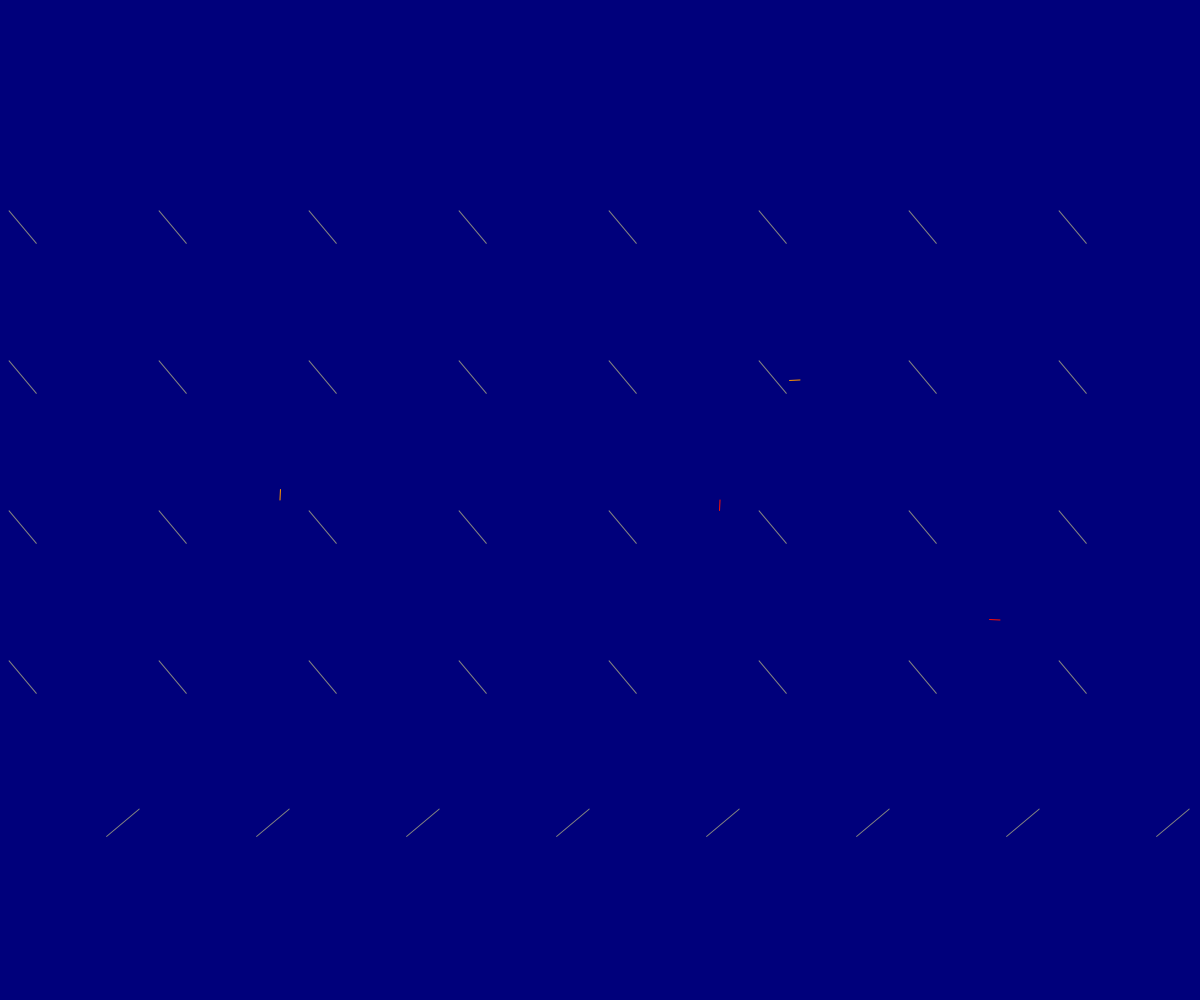
Frame 1 (no input)
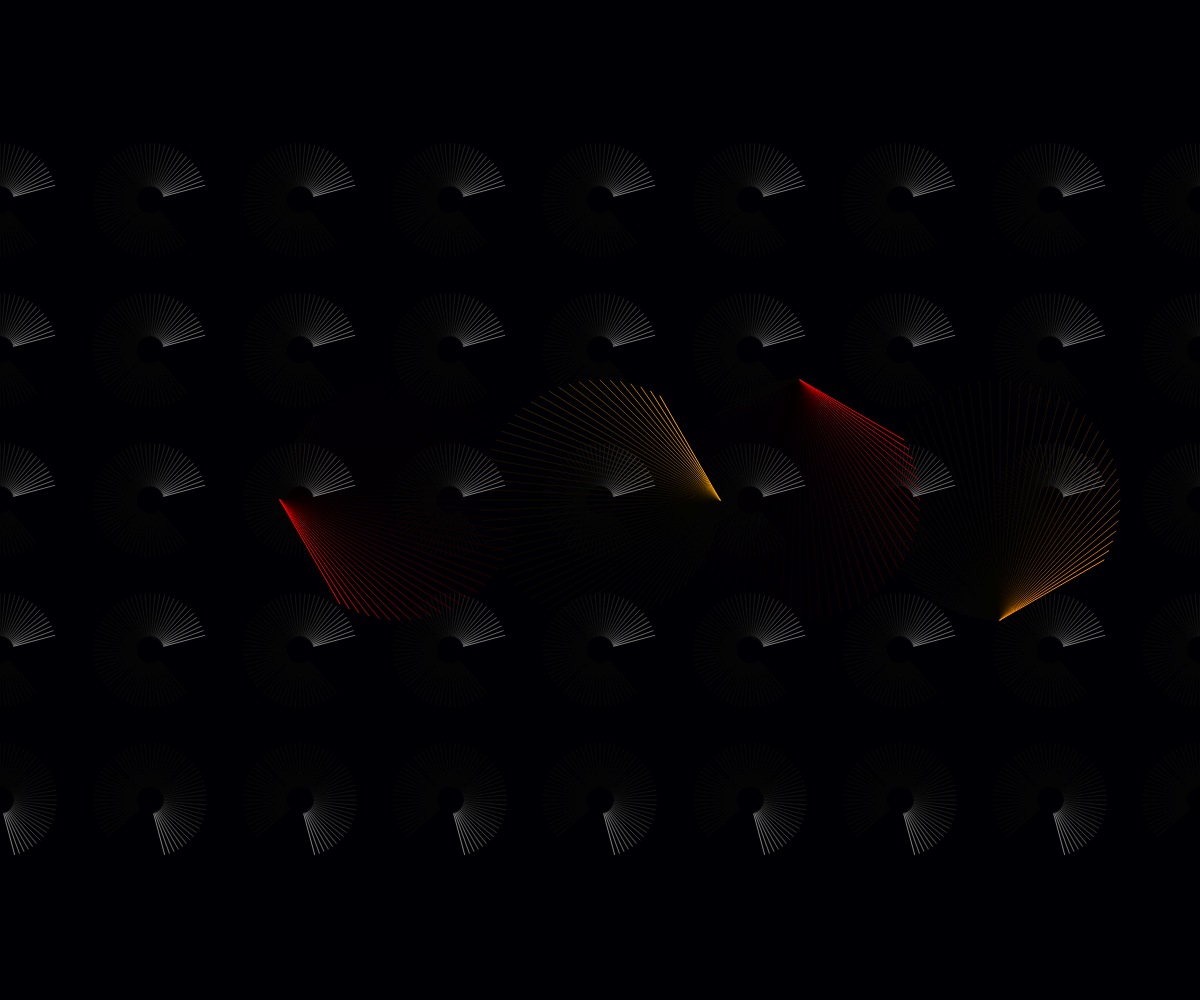
Frame 60 (no input)
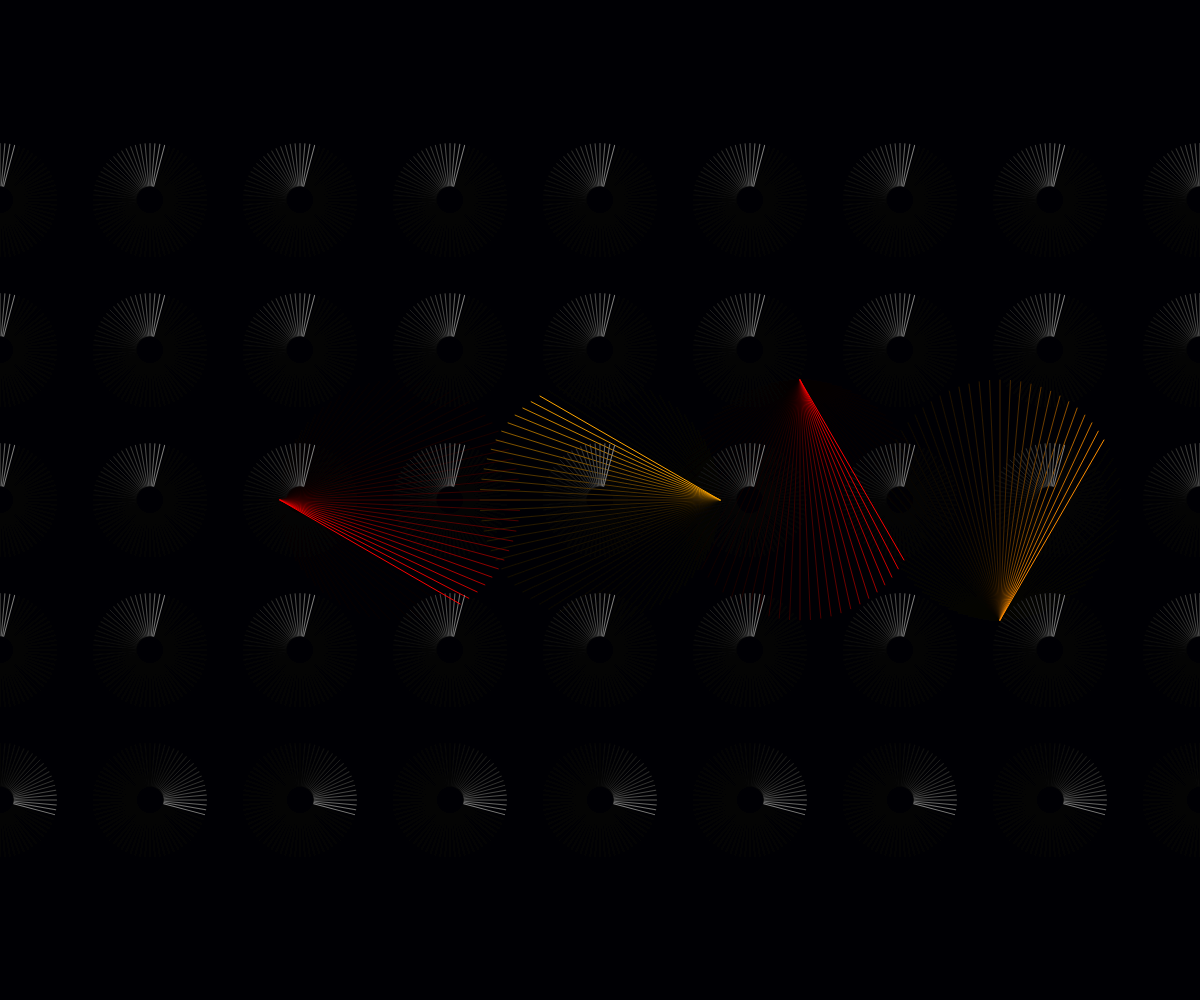
Frame 120 (the mouse pressed at the canvas centre since frame 60)

The p5.js sketch that drew these frames (run headless with seeded random() and noise() and a simulated clock; from frame 60 on, the mouse is pressed at the canvas centre):

// p5.js sketch
// ── sketch.js
function preload(){
  // put preload code here
}

function setup() {
  // put setup code here
  createCanvas(windowWidth,windowHeight);
 angleMode(DEGREES);
 frameRate(30);
 background("darkblue");
 translate(400,height/2)




}

function draw() {
  // put drawing code here

background(000,0,0,30)
  translate(400,height/2)
push()
 stroke(lerpColor(color('orange'), color('red'),frameCount/10));
 line(-width/10,0,-(cos (frameCount*5)*width/10), -(sin (frameCount*5)*width/10));
pop()
push()
translate(-400, -300)
rotate(frameCount*5);
 noFill();
 stroke("grey");
 line(40,40,10,10);
 pop()
 push()
 translate(-250, -300)
 rotate(frameCount*5);
  noFill();
  stroke("grey");
  line(40,40,10,10);
pop()
push()
  translate(-100,-300)
  rotate(frameCount*5);
   noFill();
   stroke("grey");
   line(40,40,10,10);
 pop()
 push()
   translate(50,-300)
   rotate(frameCount*5);
    noFill();
    stroke("grey");
    line(40,40,10,10);
  pop()
  push()
    translate(200,-300)
    rotate(frameCount*5);
     noFill();
     stroke("grey");
     line(40,40,10,10);
   pop()
   push()
     translate(350,-300)
     rotate(frameCount*5);
      noFill();
      stroke("grey");
      line(40,40,10,10);
    pop()
    push()
      translate(500,-300)
      rotate(frameCount*5);
       noFill();
       stroke("grey");
       line(40,40,10,10);
     pop()
     push()
       translate(650,-300)
       rotate(frameCount*5);
        noFill();
        stroke("grey");
        line(40,40,10,10);
      pop()
      push()
        translate(800,-300)
        rotate(frameCount*5);
         noFill();
         stroke("grey");
         line(40,40,10,10);
       pop()
       push()
         translate(950,-300)
         rotate(frameCount*5);
          noFill();
          stroke("grey");
          line(40,40,10,10);
        pop()
        push()
        translate(-400, -150)
        rotate(frameCount*5);
         noFill();
         stroke("grey");
         line(40,40,10,10);
         pop()
         push()
         translate(-250, -150)
         rotate(frameCount*5);
          noFill();
          stroke("grey");
          line(40,40,10,10);
        pop()
        push()
          translate(-100,-150)
          rotate(frameCount*5);
           noFill();
           stroke("grey");
           line(40,40,10,10);
         pop()
         push()
           translate(50,-150)
           rotate(frameCount*5);
            noFill();
            stroke("grey");
            line(40,40,10,10);
          pop()
          push()
            translate(200,-150)
            rotate(frameCount*5);
             noFill();
             stroke("grey");
             line(40,40,10,10);
           pop()
           push()
             translate(350,-150)
             rotate(frameCount*5);
              noFill();
              stroke("grey");
              line(40,40,10,10);
            pop()
            push()
              translate(500,-150)
              rotate(frameCount*5);
               noFill();
               stroke("grey");
               line(40,40,10,10);
             pop()
             push()
               translate(650,-150)
               rotate(frameCount*5);
                noFill();
                stroke("grey");
                line(40,40,10,10);
              pop()
              push()
                translate(800,-150)
                rotate(frameCount*5);
                 noFill();
                 stroke("grey");
                 line(40,40,10,10);
               pop()
               push()
                 translate(950,-150)
                 rotate(frameCount*5);
                  noFill();
                  stroke("grey");
                  line(40,40,10,10);
                pop()

push()
translate(200,0);
 stroke(lerpColor(color('red'), color('orange'),frameCount/10));
 line(width/10,0,(cos (frameCount*5)*width/10),(sin (frameCount*5)*width/10));
  push()
    translate(-600,-0)
    rotate(frameCount*5);
     noFill();
     stroke("grey");
     line(40,40,10,10);
   pop()
   push()
     translate(-450,-0)
     rotate(frameCount*5);
      noFill();
      stroke("grey");
      line(40,40,10,10);
    pop()
    push()
      translate(-300,-0)
      rotate(frameCount*5);
       noFill();
       stroke("grey");
       line(40,40,10,10);
     pop()
     push()
       translate(-150,-0)
       rotate(frameCount*5);
        noFill();
        stroke("grey");
        line(40,40,10,10);
      pop()
      push()
        translate(0,-0)
        rotate(frameCount*5);
         noFill();
         stroke("grey");
         line(40,40,10,10);
       pop()
       push()
         translate(150,-0)
         rotate(frameCount*5);
          noFill();
          stroke("grey");
          line(40,40,10,10);
        pop()
        push()
          translate(300,-0)
          rotate(frameCount*5);
           noFill();
           stroke("grey");
           line(40,40,10,10);
         pop()
         push()
           translate(450,-0)
           rotate(frameCount*5);
            noFill();
            stroke("grey");
            line(40,40,10,10);
          pop()
          push()
            translate(600,-0)
            rotate(frameCount*5);
             noFill();
             stroke("grey");
             line(40,40,10,10);
           pop()
           push()
             translate(750,-0)
             rotate(frameCount*5);
              noFill();
              stroke("grey");
              line(40,40,10,10);
            pop()
            push()
              translate(-600,150)
              rotate(frameCount*5);
               noFill();
               stroke("grey");
               line(40,40,10,10);
             pop()
             push()
               translate(-450,150)
               rotate(frameCount*5);
                noFill();
                stroke("grey");
                line(40,40,10,10);
              pop()
              push()
                translate(-300,150)
                rotate(frameCount*5);
                 noFill();
                 stroke("grey");
                 line(40,40,10,10);
               pop()
               push()
                 translate(-150,150)
                 rotate(frameCount*5);
                  noFill();
                  stroke("grey");
                  line(40,40,10,10);
                pop()
                push()
                  translate(0,150)
                  rotate(frameCount*5);
                   noFill();
                   stroke("grey");
                   line(40,40,10,10);
                 pop()
                 push()
                   translate(150,150)
                   rotate(frameCount*5);
                    noFill();
                    stroke("grey");
                    line(40,40,10,10);
                  pop()
                  push()
                    translate(300,150)
                    rotate(frameCount*5);
                     noFill();
                     stroke("grey");
                     line(40,40,10,10);
                   pop()
                   push()
                     translate(450,150)
                     rotate(frameCount*5);
                      noFill();
                      stroke("grey");
                      line(40,40,10,10);
                    pop()
                    push()
                      translate(600,150)
                      rotate(frameCount*5);
                       noFill();
                       stroke("grey");
                       line(40,40,10,10);
                     pop()
                     push()
                       translate(750,150)
                       rotate(frameCount*5);
                        noFill();
                        stroke("grey");
                        line(40,40,10,10);
                      pop()
translate(200,0);
 stroke(lerpColor(color('orange'), color('red'),frameCount/10));
rotate(90);
 line(-width/10,0,-(cos (frameCount*5)*width/10),(sin (frameCount*5)*width/10));
  push()
    translate(300, 800)
    rotate(frameCount*5);
     noFill();
     stroke("grey");
     line(40,40,10,10);
   pop()
   push()
     translate(300, 650)
     rotate(frameCount*5);
      noFill();
      stroke("grey");
      line(40,40,10,10);
    pop()
    push()
      translate(300, 500)
      rotate(frameCount*5);
       noFill();
       stroke("grey");
       line(40,40,10,10);
     pop()
     push()
       translate(300, 350)
       rotate(frameCount*5);
        noFill();
        stroke("grey");
        line(40,40,10,10);
      pop()
      push()
        translate(300, 200)
        rotate(frameCount*5);
         noFill();
         stroke("grey");
         line(40,40,10,10);
       pop()
       push()
         translate(300, 50)
         rotate(frameCount*5);
          noFill();
          stroke("grey");
          line(40,40,10,10);
        pop()
         push()
            translate(300, -100)
            rotate(frameCount*5);
             noFill();
             stroke("grey");
             line(40,40,10,10);
           pop()
           push()
             translate(300, -250)
             rotate(frameCount*5);
              noFill();
              stroke("grey");
              line(40,40,10,10);
            pop()
            push()
               translate(300, -400)
               rotate(frameCount*5);
                noFill();
                stroke("grey");
                line(40,40,10,10);
              pop()
              push()
                translate(300, -550)
                rotate(frameCount*5);
                 noFill();
                 stroke("grey");
                 line(40,40,10,10);
               pop()
               push()
                  translate(300, -700)
                  rotate(frameCount*5);
                   noFill();
                   stroke("grey");
                   line(40,40,10,10);
                 pop()
                 push()
                   translate(300, -850)
                   rotate(frameCount*5);
                    noFill();
                    stroke("grey");
                    line(40,40,10,10);
                  pop()
translate(0,-200)
 stroke(lerpColor(color('red'), color('darkorange'),frameCount/10));
rotate(180);
 line(-width/10,0,-(cos (frameCount*5)*width/10),-(sin (frameCount*5)*width/10));


pop()
}
